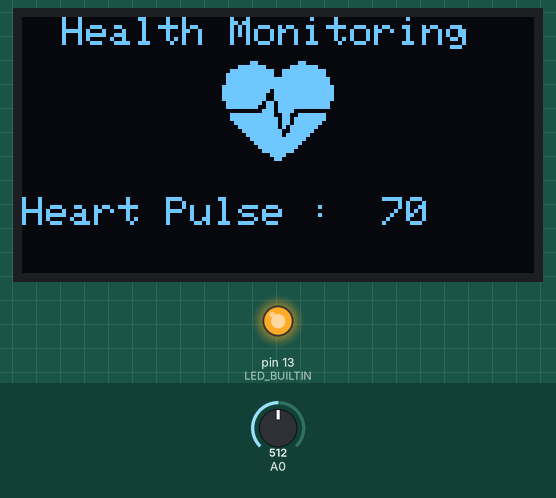
Recording of a sketch running on a simulated Arduino Uno, built with avr-gcc and run on an emulated ATmega328P. Parts: 128×64 one-colour display, output pins drawn as LEDs (lit = HIGH). The test bench sets the inputs (shaded band); at power-on: A0 = 512. The display library's start-up logo is not drawn; the modem accepts every AT command (registered, SIM ready, sends succeed) and sends nothing else; what the sketch prints to the serial monitor is not drawn.

Above: at 4.2 s.
4.3 s: A0 set to 716
At 12.5 s:
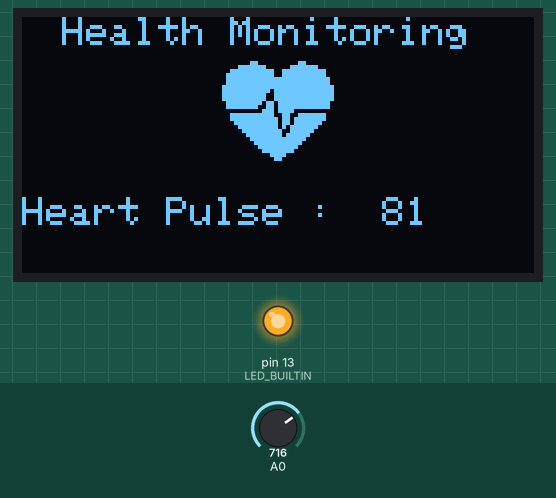
12.8 s: A0 set to 900
At 20.7 s:
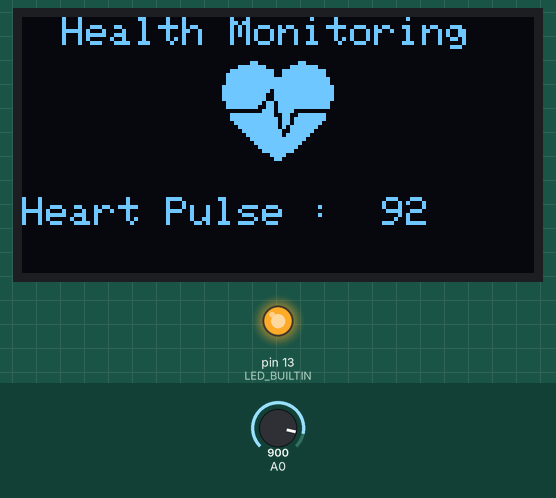
21.0 s: A0 set to 1023
At 28.8 s:
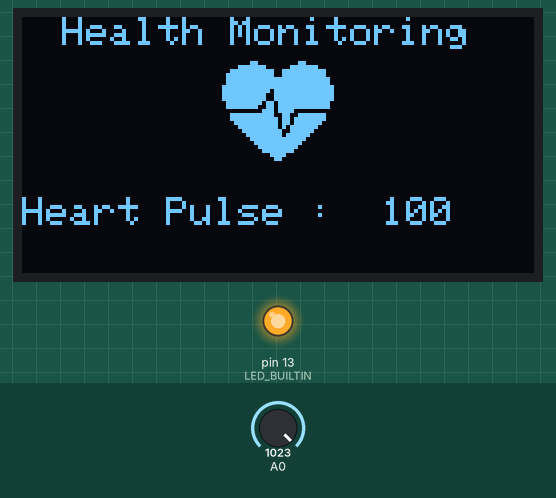
Timing chart, 0 to 30.3 s (numbered marks = the images above; inputs shaded):
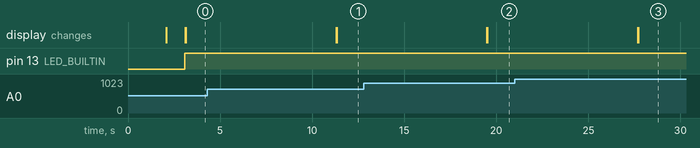

The sketch:

Offline_Health_Monitoring_System_OLED.ino
```cpp
#include <SoftwareSerial.h>
SoftwareSerial mySerial(9, 10);

//oled
#include <SPI.h>
#include <Wire.h>
#include <Adafruit_GFX.h>
#include <Adafruit_SSD1306.h>

#define SCREEN_WIDTH 128 // OLED display width, in pixels
#define SCREEN_HEIGHT 64 // OLED display height, in
// Declaration for an SSD1306 display connected to I2C (SDA, SCL pins)
#define OLED_RESET     4 // Reset pin # (or -1 if sharing Arduino reset pin)
Adafruit_SSD1306 display(SCREEN_WIDTH, SCREEN_HEIGHT, &Wire, OLED_RESET);

const unsigned char bitmap [] PROGMEM=
{
0x00, 0x00, 0x00, 0x00, 0x01, 0x80, 0x18, 0x00, 0x0f, 0xe0, 0x7f, 0x00, 0x3f, 0xf9, 0xff, 0xc0,
0x7f, 0xf9, 0xff, 0xc0, 0x7f, 0xff, 0xff, 0xe0, 0x7f, 0xff, 0xff, 0xe0, 0xff, 0xff, 0xff, 0xf0,
0xff, 0xf7, 0xff, 0xf0, 0xff, 0xe7, 0xff, 0xf0, 0xff, 0xe7, 0xff, 0xf0, 0x7f, 0xdb, 0xff, 0xe0,
0x7f, 0x9b, 0xff, 0xe0, 0x00, 0x3b, 0xc0, 0x00, 0x3f, 0xf9, 0x9f, 0xc0, 0x3f, 0xfd, 0xbf, 0xc0,
0x1f, 0xfd, 0xbf, 0x80, 0x0f, 0xfd, 0x7f, 0x00, 0x07, 0xfe, 0x7e, 0x00, 0x03, 0xfe, 0xfc, 0x00,
0x01, 0xff, 0xf8, 0x00, 0x00, 0xff, 0xf0, 0x00, 0x00, 0x7f, 0xe0, 0x00, 0x00, 0x3f, 0xc0, 0x00,
0x00, 0x0f, 0x00, 0x00, 0x00, 0x06, 0x00, 0x00, 0x00, 0x00, 0x00, 0x00, 0x00, 0x00, 0x00, 0x00
};

void setup()
{
  pinMode(LED_BUILTIN,OUTPUT);
  Serial.begin(9600);
  // SSD1306_SWITCHCAPVCC = generate display voltage from 3.3V internally
  if(!display.begin(SSD1306_SWITCHCAPVCC, 0x3C)) { // Address 0x3D for 128x64
    Serial.println(F("SSD1306 allocation failed"));
    for(;;); // Don't proceed, loop forever
  }
  display.display();
  delay(2000); // Pause for 2 seconds
  // Clear the buffer
  display.clearDisplay();
    // Draw a single pixel in white
  display.drawPixel(10, 10, WHITE);
  display.display();
  delay(1000);
}
void loop()
{
  int heartrate=analogRead(A0);
  heartrate = map(heartrate, 0, 1023, 40, 100);
  if(heartrate>65)
      {
        digitalWrite(LED_BUILTIN,1);
        Serial.print("Heart Pluse: ");
        Serial.println(heartrate);
        display.clearDisplay();
        display.drawBitmap( 50, 10, bitmap, 28, 28, 1);
        display.display();
        display.setCursor(10,0);
        display.setTextSize(1);
        display.setTextColor(WHITE);
        display.println("Health Monitoring");
        display.setCursor(0,45);
        display.setTextSize(1);
        display.setTextColor(WHITE);
        display.print("Heart Pulse : ");
        display.setCursor(90,45);
        display.setTextSize(1);
        display.println(heartrate);
        //display.println("Pluse is High");
        display.display();
        mySerial.println("AT+CMGF=1");//Sets the GSM Module in Text Mode
        delay(1000);//Delay of 1 second
        mySerial.println("AT+CMGS=\"+918328528973\"\r"); //Replace x with mobile number
        delay(1000);
        mySerial.println("Hello User! Your heat pluse above 65!");//The SMS text you want to send
        delay(100);
        mySerial.println((char)26);//ASCII code of CTRL+Z for saying the end of sms to  the module
        delay(1000);
      }


  /*display.setCursor(0,20);
  display.println("HIR Value ");
  display.println(irValue);*/
  display.display();

  delay(5000);
}
```

Measured:
- after the input at 4.3 s, the display: first differs from a run without the input after 7.0 s (image 1)
- after the input at 12.8 s, the display: first differs from a run without the input after 6.7 s (image 2)
- after the input at 21.0 s, the display: first differs from a run without the input after 6.7 s (image 3)
